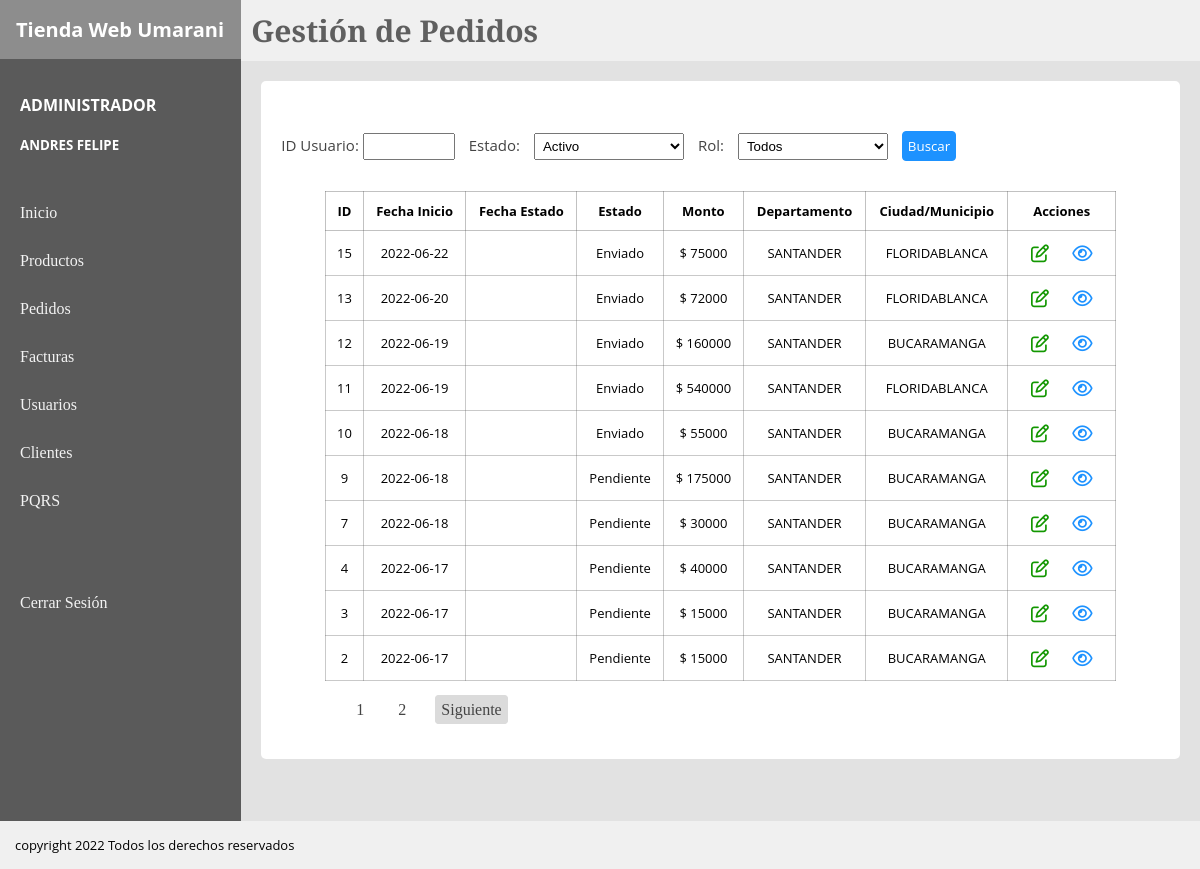
The page /view/pedidos.php?pagina=1 (signed in) on the database as committed earlier.
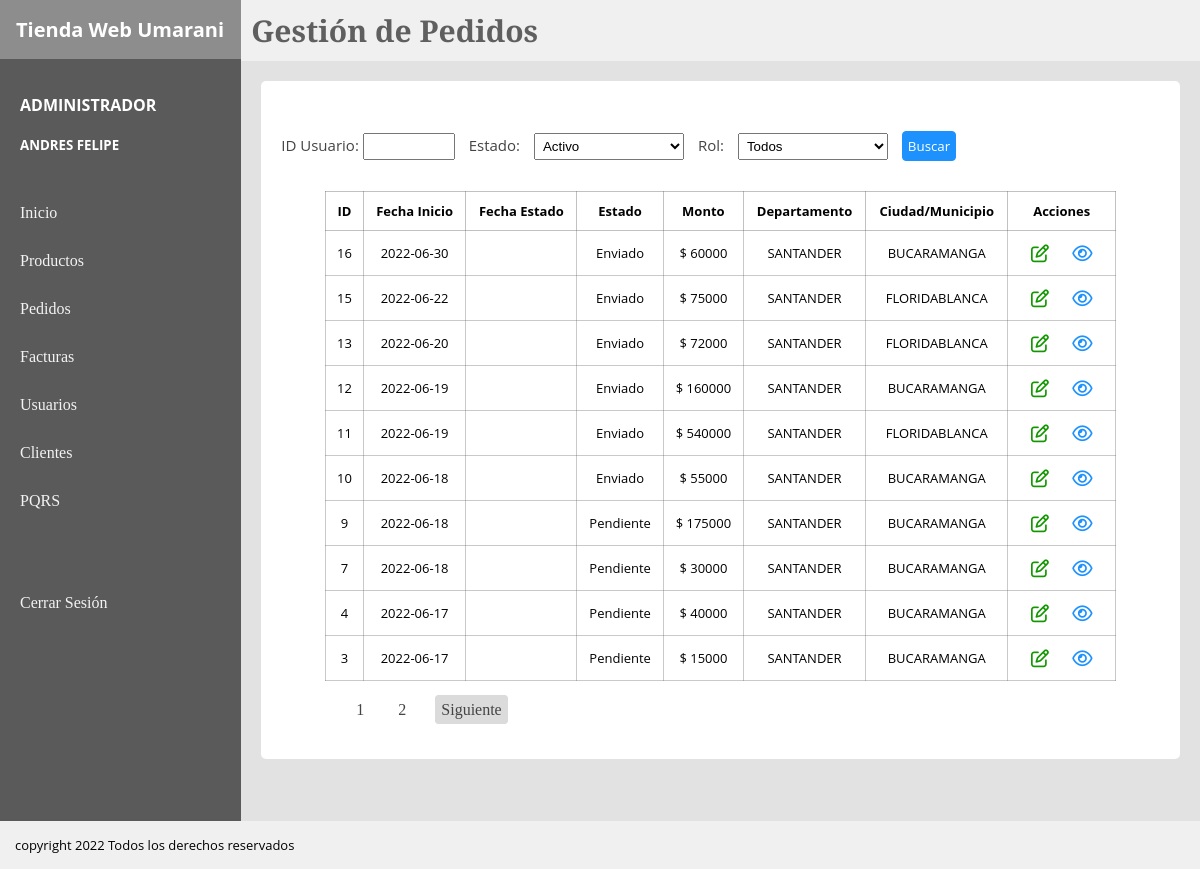
The same page on the database as committed later.
### tables this page shows
CREATE TABLE `pedido` (
  `pedidoId` int(11) NOT NULL,
  `pedidoFechaInicio` date NOT NULL,
  `pedidoFechaFin` date DEFAULT NULL,
  `pedidoEstado` varchar(20) NOT NULL DEFAULT 'Pendiente',
  `pedidoClienteId` int(11) NOT NULL,
  `pedidoUsuarioId` int(11) DEFAULT NULL,
  `pedidoFacturaId` int(11) NOT NULL,
  `pedidoCostoTotal` int(11) NOT NULL,
  `pedidoDireccionId` bigint(20) NOT NULL,
  PRIMARY KEY (`pedidoId`),
  KEY `fk_pedidoFacturaId` (`pedidoFacturaId`),
  KEY `fk_ordenClienteId` (`pedidoClienteId`),
  KEY `fk_pedidoUsuarioId` (`pedidoUsuarioId`),
  KEY `direccionpedido` (`pedidoDireccionId`),
  CONSTRAINT `fk_ordenClienteId` FOREIGN KEY (`pedidoClienteId`) REFERENCES `cliente` (`clienteId`),
  CONSTRAINT `fk_pedidoFacturaId` FOREIGN KEY (`pedidoFacturaId`) REFERENCES `factura` (`facturaId`),
  CONSTRAINT `fk_pedidoUsuarioId` FOREIGN KEY (`pedidoUsuarioId`) REFERENCES `usuariotienda` (`usuarioId`)
);

CREATE TABLE `direccionpedido` (
  `direccionId` int(11) NOT NULL,
  `direccionDep` varchar(35) NOT NULL,
  `direccionCiudad` varchar(50) NOT NULL,
  `direccionDomicilio` varchar(250) NOT NULL,
  PRIMARY KEY (`direccionId`)
);

### Controller/mostrarPedidos.php (called while the page is built)
<?php
require_once("../Model/M_Pedidos.php");
$ped2 = new Pedido();
$registros = $ped2->verPedido();
$resultado = mysqli_query($conexionPedido,"SELECT COUNT(*) AS cantidad FROM pedido")
or die("problemas en el select" . mysqli_error($conexionPedido));
$res = mysqli_fetch_array($resultado);
$cantidad = $res['cantidad'];
?>

### Model/M_Pedidos.php (called while the page is built, shortened)
<?php
    class Pedido {
            private $ped;
        public function __construct()
        {
            $this->ped = new mysqli('localhost','root','','proyecto');
        }
        public function verPedido(){
            $cantidad = $this->ped->query("SELECT COUNT(*) as cantidad FROM pedido");
            $registrosxpagina = 10;
            $inicio = ($_GET['pagina']-1)*$registrosxpagina;
            $query = $this->ped->query("SELECT * FROM pedido
            JOIN direccionpedido
            ON direccionId = pedidoDireccionId
            ORDER BY pedidoId DESC
            LIMIT $inicio,$registrosxpagina");
            $retorno = [];
            $i = 0;
            while($fila = $query->fetch_assoc()) {
                $retorno[$i] = $fila;
                $i++;
            }
            return $retorno;
        }
    }
?>

### View/pedidos.php (the view, shortened to what the changed rows need)
<?php
    require_once('../Controller/mostrarPedidos.php');
   $paginas = $cantidad/10;
   $paginas = ceil($paginas);
?>
<!DOCTYPE html>
<html lang="en">
<head>
</head>
<body>
<link rel="stylesheet" href="../CSS/tiendaEstilos.css">
    <div class="padre">
        <div class="board">
            <div class="titulo">
                <h1>Tienda Web Umarani</h1>
            </div>
        </div>
        <div class="content">
        <header class="header">
            <h1>Gestión de Pedidos</h1>
        </header>
        <section class="section">
            <div class="container">
                <table>
                    <tr>
                        <th>ID</th>
                        <th>Fecha Inicio</th>
                        <th>Fecha Estado</th>
                        <th>Estado</th>
                        <th>Monto</th>
                        <th>Departamento</th>
                        <th>Ciudad/Municipio</th>
                        <th>Acciones</th>
                    </tr>
                     <?php
                        foreach($registros as $pedido){
                     ?>
                    <tr class="información" >
                        <td> <?php echo $pedido['pedidoId']   ?> </td>
                        <td> <?php echo $pedido['pedidoFechaInicio']   ?></td>
                        <td> <?php echo $pedido['pedidoFechaFin']   ?></td>
                        <td> <?php echo $pedido['pedidoEstado']   ?></td>
                        <td> <?php echo "$ " . $pedido['pedidoCostoTotal']   ?></td>
                        <td> <?php echo $pedido['direccionDep']   ?></td>
                        <td> <?php echo $pedido['direccionCiudad']   ?></td>
                        <td>
                            <?php if($pedido['pedidoEstado'] == 'Pendiente'){ ?>
                                   <a class="edit" href="../Controller/mostrarDetallePedido.php?ped=<?php echo "$pedido[pedidoId]" ?>"><i class="far fa-edit"></i></i></a>
                                   <?php if($_SESSION['rol'] == 'ADMINISTRADOR'){ ?>
                                    <a class="detail" href="../Controller/mostrarDetallePedido.php?vis=<?php echo "$pedido[pedidoId]" ?>"><i class="far fa-eye"></i></a>
                                    <?php  }    ?>
                             <?php  }else { ?>
                                <?php if($_SESSION['rol'] == 'ADMINISTRADOR'){ ?>
                                    <a class="edit" href="../Controller/mostrarDetallePedido.php?ped=<?php echo "$pedido[pedidoId]" ?>"><i class="far fa-edit"></i></i></a>
                                    <?php  }    ?>
                                 <a class="detail" href="../Controller/mostrarDetallePedido.php?vis=<?php echo "$pedido[pedidoId]" ?>"><i class="far fa-eye"></i></a>
                                 <?php }?>
                        </td>
                        <?php
                        }
                     ?>
                </table>
                <nav class="paginacion">
                 <?php for($i =0; $i < $paginas; $i++){ ?>
                <a href="../view/pedidos.php?pagina=<?php echo "$i"+1 ?>"><?php echo "$i"+1 ?></a>
                <?php }  ?>
                <a class="prev-next" <?php if($_GET['pagina']>=$paginas ){ ?> hidden <?php }else{ echo ""; } ?> href="../view/pedidos.php?pagina=<?php echo"$_GET[pagina]"+1; ?>"> Siguiente</a>
                </nav>
            </div>
        </section>
        </div>
    </div>
</body>
</html>

Rows that differ between the two databases and show on the page:
no longer on this page (row unchanged): pedido: pedidoId "2", pedidoFechaInicio "2022-06-17", pedidoEstado "Pendiente", pedidoCostoTotal "15000", direccionpedido.direccionDep "SANTANDER", direccionpedido.direccionCiudad "BUCARAMANGA"
added pedido: pedidoId "16", pedidoFechaInicio "2022-06-30", pedidoEstado "Enviado", pedidoCostoTotal "60000", direccionpedido.direccionDep "SANTANDER", direccionpedido.direccionCiudad "BUCARAMANGA"
